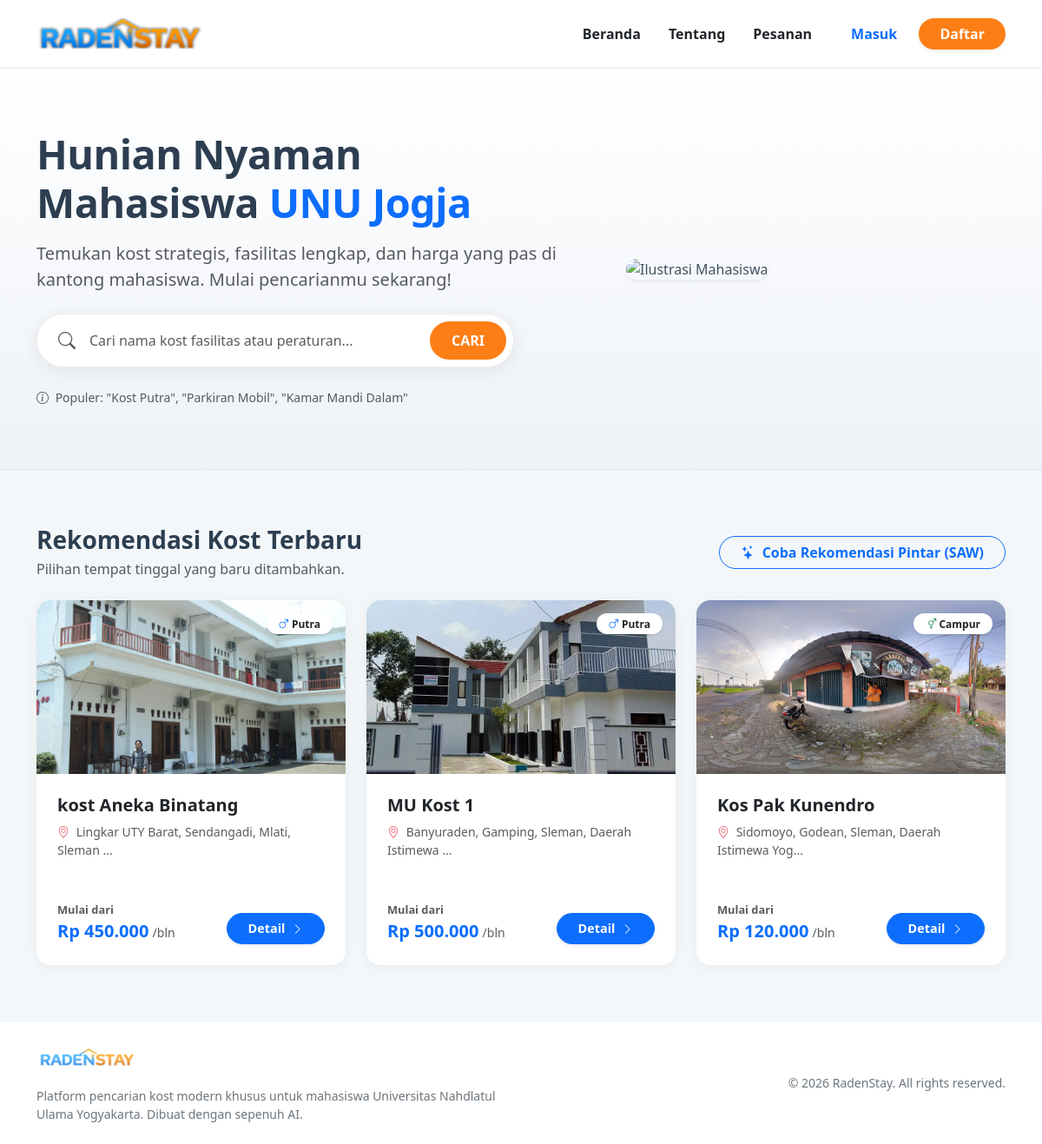
The page / on the database its author committed.
### tables this page shows
CREATE TABLE `kost` (
  `id_kost` int NOT NULL,
  `id_pemilik` int DEFAULT NULL,
  `nama_kost` varchar(100) DEFAULT NULL,
  `alamat` text,
  `latitude` decimal(10,8) DEFAULT NULL,
  `longitude` decimal(11,8) DEFAULT NULL,
  `jenis_kost` enum('Putra','Putri','Campur') DEFAULT NULL
);

### index.php (the view, shortened to what this page needs)
<?php
include 'koneksi.php';
$query = "SELECT k.*,
          (SELECT MIN(harga_per_bulan) FROM kamar WHERE id_kost = k.id_kost) as harga_min,
          (SELECT nama_file FROM galeri WHERE id_kost = k.id_kost AND kategori_foto = 'Tampak Depan' LIMIT 1) as foto_depan
          FROM kost k
          ORDER BY k.id_kost DESC LIMIT 6";
$result = mysqli_query($conn, $query);
?>
<!DOCTYPE html>
<html lang="id">
<head>
    <link href="https://cdn.jsdelivr.net/npm/bootstrap@5.3.0/dist/css/bootstrap.min.css" rel="stylesheet">
    <link rel="stylesheet" href="https://cdn.jsdelivr.net/npm/bootstrap-icons@1.11.1/font/bootstrap-icons.css">
    <link rel="stylesheet" href="style.css">
</head>
<body>
    <?php include 'navbar.php'; ?>
    <header class="hero-section text-center text-lg-start">
        <div class="container py-lg-4">
            <div class="row justify-content-center align-items-center gx-lg-5">
                <div class="col-lg-7 order-2 order-lg-1">
                    <h1 class="hero-title mb-3">Hunian Nyaman Mahasiswa <span class="text-primary">UNU Jogja</span></h1>
                    <p class="lead text-muted mb-4" style="font-weight: 400;">Temukan kost strategis, fasilitas lengkap, dan harga yang pas di kantong mahasiswa. Mulai pencarianmu sekarang!</p>
                    <div class="search-container d-inline-block w-100" style="max-width: 550px;">
                        <form action="search" method="GET" class="d-flex align-items-center">
                            <i class="bi bi-search text-muted ms-3 fs-5"></i>
                            <input class="form-control search-input ps-3" type="search" placeholder="Cari nama kost fasilitas atau peraturan..." name="keyword" required>
                            <button class="btn btn-warning text-white fw-bold search-btn" type="submit">CARI</button>
                        </form>
                    </div>
                    <div class="mt-4 text-muted small">
                        <i class="bi bi-info-circle me-1"></i> Populer: "Kost Putra", "Parkiran Mobil", "Kamar Mandi Dalam"
                    </div>
                </div>
                <div class="col-lg-5 order-1 order-lg-2 mb-4 mb-lg-0 d-none d-md-block">
                    <img src="https://img.freepik.com/free-vector/college-campus-concept-illustration_114360-1050.jpg?w=740&t=st=1703604000~exp=1703604600~hmac=f20c10..." alt="Ilustrasi Mahasiswa" class="img-fluid rounded-4 shadow-sm" style="opacity: 0.9;">
                </div>
            </div>
        </div>
    </header>
    <main class="container my-5 py-3">
        <div class="d-flex flex-column flex-md-row justify-content-between align-items-start align-items-md-center mb-4 gap-3">
            <div>
                <h3 class="fw-bold mb-1">Rekomendasi Kost Terbaru</h3>
                <p class="text-muted mb-0">Pilihan tempat tinggal yang baru ditambahkan.</p>
            </div>
            <a href="rekomendasi_saw" class="btn btn-outline-primary rounded-pill px-4 fw-semibold">
                <i class="bi bi-stars me-1"></i> Coba Rekomendasi Pintar (SAW)
            </a>
        </div>
        <div class="row row-cols-1 row-cols-md-2 row-cols-lg-3 g-4">
            <?php while ($row = mysqli_fetch_assoc($result)): ?>
                <?php $imgSrc = $row['foto_depan'] ? "assets/img/galeri/" . $row['foto_depan'] : "https://via.placeholder.com/400x250?text=Belum+Ada+Foto"; ?>
                <div class="col">
                    <div class="card card-kost h-100">
                        <div class="kost-img-wrapper">
                            <img src="<?= $imgSrc ?>" class="kost-img" alt="<?= $row['nama_kost'] ?>">
                            <span class="badge bg-white text-dark badge-tipe shadow-sm">
                                <?php if ($row['jenis_kost'] == 'Putra'): ?>
                                    <i class="bi bi-gender-male text-primary"></i> Putra
                                <?php elseif ($row['jenis_kost'] == 'Putri'): ?>
                                    <i class="bi bi-gender-female text-danger"></i> Putri
                                <?php else: ?>
                                    <i class="bi bi-gender-ambiguous text-success"></i> Campur
                                <?php endif; ?>
                            </span>
                        </div>
                        <div class="card-body p-4 d-flex flex-column">
                            <h5 class="card-title fw-bold text-dark mb-2"><?= substr($row['nama_kost'], 0, 25) ?><?= strlen($row['nama_kost']) > 25 ? '...' : '' ?></h5>
                            <p class="text-muted small mb-3 flex-grow-1">
                                <i class="bi bi-geo-alt me-1 text-danger opacity-75"></i>
                                <?= substr($row['alamat'], 0, 45) ?>...
                            </p>
                            <hr class="my-3 border-light">
                            <div class="d-flex justify-content-between align-items-end">
                                <div>
                                    <small class="text-muted d-block fw-semibold" style="font-size: 0.8rem;">Mulai dari</small>
                                    <?php if ($row['harga_min']): ?>
                                        <span class="price-tag">Rp <?= number_format($row['harga_min'], 0, ',', '.') ?></span>
                                        <small class="text-muted">/bln</small>
                                    <?php else: ?>
                                        <span class="text-danger fw-bold small">Penuh / Kontak Pemilik</span>
                                    <?php endif; ?>
                                </div>
                                <a href="detail_kost?id=<?= $row['id_kost'] ?>" class="btn btn-primary rounded-pill px-4 fw-bold shadow-sm" style="font-size: 0.9rem;">
                                    Detail <i class="bi bi-chevron-right ms-1" style="font-size: 0.8rem;"></i>
                                </a>
                            </div>
                        </div>
                    </div>
                </div>
            <?php endwhile; ?>
        </div>
    </main>
    <?php include 'footer.php'; ?>
</body>
</html>

### index.php (style rules this page uses)
:root { --bg-soft: #f4f7f9; --text-dark: #2c3e50; --text-muted: #6c757d; --brand-blue: #0d6efd; --brand-orange: #fd7e14; }
body { background-color: var(--bg-soft); font-family: 'Segoe UI', Roboto, Helvetica, Arial, sans-serif; color: var(--text-dark); }
.hero-section { background: linear-gradient(180deg, #ffffff 0%, #eef2f7 100%); padding: 3rem 0; border-bottom: 1px solid #e1e5eb; }
.hero-title { font-weight: 800; color: var(--text-dark); letter-spacing: -0.5px; font-size: calc(1.8rem + 1.5vw); }
.search-container { background: white; padding: 8px; border-radius: 50px; box-shadow: 0 4px 20px rgba(0, 0, 0, 0.08); border: 1px solid #eee; }
.search-input { border: none; box-shadow: none !important; font-size: 1rem; }
.search-btn { background-color: var(--brand-orange); border: none; padding: 10px 25px; border-radius: 30px; transition: all 0.3s; }
.card-kost { border: none; border-radius: 16px; box-shadow: 0 2px 15px rgba(0, 0, 0, 0.05); transition: all 0.3s ease; background: white; overflow: hidden; height: 100%; }
.kost-img-wrapper { height: 180px; position: relative; }
@media (min-width: 768px) { .kost-img-wrapper { height: 200px; } }
.kost-img { width: 100%; height: 100%; object-fit: cover; }
.badge-tipe { position: absolute; top: 15px; right: 15px; padding: 6px 14px; border-radius: 30px; font-size: 0.75rem; font-weight: 700; background: rgba(255, 255, 255, 0.95); backdrop-filter: blur(4px); box-shadow: 0 2px 5px rgba(0, 0, 0, 0.1); }
.price-tag { color: var(--brand-blue); font-weight: 800; font-size: 1.25rem; }

### rows shown on the page
kost: shows a picture, jenis_kost "Putra" (drawn), nama_kost "kost Aneka Binatang", alamat "Lingkar UTY Barat, Sendangadi, Mlati, Sleman", harga_min "450.000"
kost: shows a picture, jenis_kost "Putra" (drawn), nama_kost "MU Kost 1", alamat "Banyuraden, Gamping, Sleman, Daerah Istimewa", harga_min "500.000"
kost: shows a picture, jenis_kost "Campur" (drawn), nama_kost "Kos Pak Kunendro", alamat "Sidomoyo, Godean, Sleman, Daerah Istimewa Yog", harga_min "120.000"
